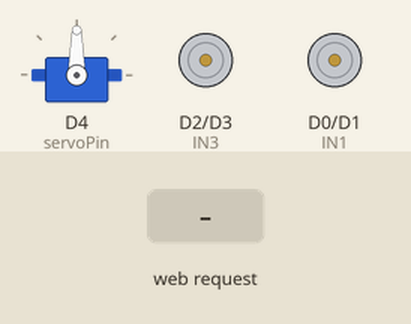
Simulated run of this sketch. Board: ESP8266 (NodeMCU). Parts: servo, motor-driver pin pairs drawn as motors (green arrow = first pin HIGH = forward, orange = second pin HIGH = backward, longer = more drive). The inputs (shaded band) are chosen by the test bench. WiFi joins after 1.5 s; servers stay silent unless stated; what the sketch prints to the serial monitor is not drawn.

Above: at 3.2 s.
3.3 s: HTTP request GET /forward received
At 4.1 s:
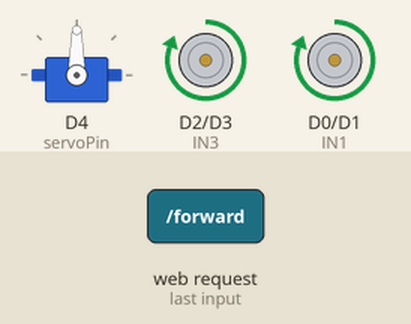
4.8 s: HTTP request GET /backward received
At 5.2 s:
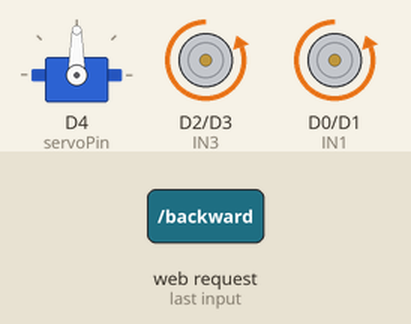
6.3 s: HTTP request GET /left received
At 7.5 s:
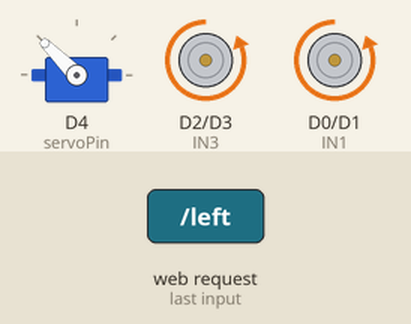
7.8 s: HTTP request GET /stop received
At 8.7 s:
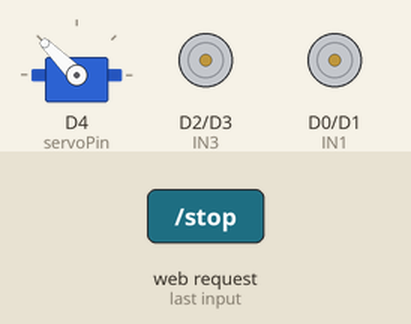
9.3 s: HTTP request GET /right received
At 9.8 s:
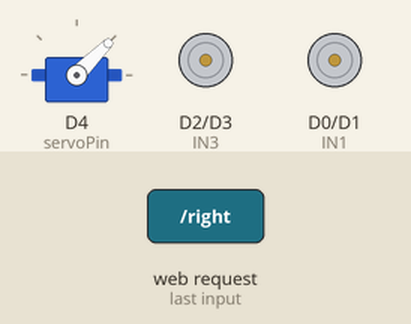
10.8 s: HTTP request GET /forward received
At 12.2 s:
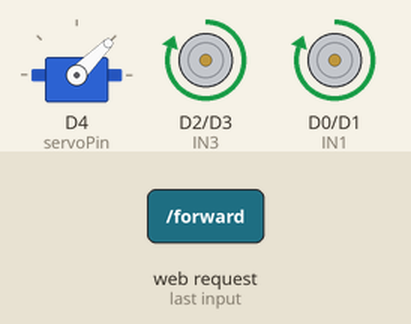
Timing chart, 0 to 13.3 s (numbered marks = the images above; inputs shaded):
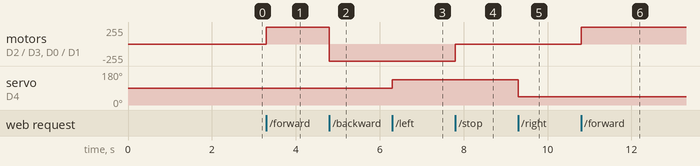

Measured:
- after the input at 3.3 s, motor on D2 (IN3) / D3 (IN4), motor on D0 (IN1) / D1 (IN2): stopped → forward 255/255 at once
- after the input at 4.8 s, motor on D2 (IN3) / D3 (IN4), motor on D0 (IN1) / D1 (IN2): forward 255/255 → backward 255/255 at once
- after the input at 6.3 s, servo on D4 (servoPin): 90° → 135° at once
- after the input at 7.8 s, motor on D2 (IN3) / D3 (IN4), motor on D0 (IN1) / D1 (IN2): backward 255/255 → stopped at once
- after the input at 9.3 s, servo on D4 (servoPin): 135° → 45° at once
- after the input at 10.8 s, motor on D2 (IN3) / D3 (IN4), motor on D0 (IN1) / D1 (IN2): stopped → forward 255/255 at once

The sketch:

araba.ino
```cpp
#include <ESP8266WiFi.h>
#include <ESP8266WebServer.h>
#include <Servo.h>

#define IN1 16
#define IN2 5
#define IN3 4
#define IN4 0

// Wi-Fi bilgileri
const char* ssid = "xxxx";  // Wi-Fi adı
const char* password = "xxxxx";  // Wi-Fi şifresi

ESP8266WebServer server(80);  // Web sunucusu için port numarası (80)

Servo myservo;
int servoPin = D4;  // Servo motor pin tanımlaması


// Motorları durdurma
void stopMotors() {
  digitalWrite(IN1, LOW);
  digitalWrite(IN2, LOW);
  digitalWrite(IN3, LOW);
  digitalWrite(IN4, LOW);
}

// Ön ve arka tekerleri ileri sürmek
void forward() {
  digitalWrite(IN1, HIGH);  // Ön tekerler ileri
  digitalWrite(IN2, LOW);
  digitalWrite(IN3, HIGH);  // Arka tekerler ileri
  digitalWrite(IN4, LOW);
}

// Ön ve arka tekerleri geri sürmek
void backward() {
  digitalWrite(IN1, LOW);
  digitalWrite(IN2, HIGH);  // Ön tekerler geri
  digitalWrite(IN3, LOW);
  digitalWrite(IN4, HIGH);  // Arka tekerler geri
}

// Sağ dönüş (servo ile kontrol)
void turnRight() {
  myservo.write(45);  // Sağ 45 derece
}

// Sol dönüş (servo ile kontrol)
void turnLeft() {
  myservo.write(135);  // Sol 135 derece
}

// Düz sürme (servo ile kontrol)
void straight() {
  myservo.write(90);  // Düz pozisyon
}

// HTML sayfası
String htmlPage = "<html>\
                  <head>\
                    <title>Araba Kontrol</title>\
                    <style>\
                      body { text-align: center; background-color: #f0f0f0; font-family: Arial, sans-serif; }\
                      h1 { color: #333; }\
                      #joystick { width: 200px; height: 200px; background-color: lightgrey; border-radius: 50%; position: relative; margin: 0 auto; }\
                      #stick { width: 50px; height: 50px; background-color: grey; border-radius: 50%; position: absolute; top: 75px; left: 75px; }\
                    </style>\
                  </head>\
                  <body>\
                    <h1>Araba Kontrol</h1>\
                    <div id='joystick'>\
                      <div id='stick'></div>\
                    </div>\
                    <script>\
                      const joystick = document.getElementById('joystick');\
                      const stick = document.getElementById('stick');\
                      let joystickActive = false;\
                      let centerX = joystick.offsetWidth / 2;\
                      let centerY = joystick.offsetHeight / 2;\
                      let command = '';\
                      joystick.addEventListener('touchstart', function(e) {\
                        joystickActive = true;\
                        handleJoystick(e.touches[0].clientX, e.touches[0].clientY);\
                      });\
                      joystick.addEventListener('touchmove', function(e) {\
                        if (joystickActive) {\
                          handleJoystick(e.touches[0].clientX, e.touches[0].clientY);\
                        }\
                      });\
                      joystick.addEventListener('touchend', function(e) {\
                        joystickActive = false;\
                        resetJoystick();\
                        sendCommand('stop');\
                      });\
                      function handleJoystick(x, y) {\
                        const rect = joystick.getBoundingClientRect();\
                        const offsetX = x - rect.left - centerX;\
                        const offsetY = y - rect.top - centerY;\
                        const distance = Math.sqrt(offsetX * offsetX + offsetY * offsetY);\
                        const maxDistance = centerX - stick.offsetWidth / 2;\
                        if (distance < maxDistance) {\
                          stick.style.left = offsetX + centerX - stick.offsetWidth / 2 + 'px';\
                          stick.style.top = offsetY + centerY - stick.offsetHeight / 2 + 'px';\
                        }\
                        if (offsetY < -50) {\
                          sendCommand('forward');\
                        } else if (offsetY > 50) {\
                          sendCommand('backward');\
                        } else if (offsetX < -50) {\
                          sendCommand('left');\
                        } else if (offsetX > 50) {\
                          sendCommand('right');\
                        }\
                      }\
                      function resetJoystick() {\
                        stick.style.left = centerX - stick.offsetWidth / 2 + 'px';\
                        stick.style.top = centerY - stick.offsetHeight / 2 + 'px';\
                      }\
                      function sendCommand(cmd) {\
                        if (cmd !== command) {\
                          command = cmd;\
                          fetch('/' + cmd).then(response => response.text()).then(data => { console.log(data); });\
                        }\
                      }\
                    </script>\
                  </body>\
                </html>";

// Web sunucusuna gelen istekleri işleme
void handleRoot() {
  server.send(200, "text/html", htmlPage);  // HTML sayfasını gönder
}

void handleForward() {
  forward();
  server.send(200, "text/plain", "İleri gidiyor");
}

void handleBackward() {
  backward();
  server.send(200, "text/plain", "Geri gidiyor");
}

void handleStop() {
  stopMotors();
  server.send(200, "text/plain", "Durdu");
}

void handleLeft() {
  turnLeft();
  server.send(200, "text/plain", "Sola dönüyor");
}

void handleRight() {
  turnRight();
  server.send(200, "text/plain", "Sağa dönüyor");
}

void setup() { Serial.begin(9600);
  // Motor pinlerini çıkış olarak ayarla
  pinMode(IN1, OUTPUT);
  pinMode(IN2, OUTPUT);
  pinMode(IN3, OUTPUT);
  pinMode(IN4, OUTPUT);

  // Servo motoru başlat
  myservo.attach(servoPin);
  myservo.write(90);  // İlk pozisyon düz

  // Wi-Fi'ye bağlan
  WiFi.begin(ssid, password);
  while (WiFi.status() != WL_CONNECTED) {
    delay(1000);
    Serial.println("WiFi'ye bağlanılıyor...");
  }
  Serial.println("WiFi'ye bağlandı");
Serial.println(WiFi.localIP());

  // Web sunucusunu başlat
  server.on("/", handleRoot);  // Ana sayfa
  server.on("/forward", handleForward);  // İleri komutu
  server.on("/backward", handleBackward);  // Geri komutu
  server.on("/stop", handleStop);  // Durdurma komutu
  server.on("/left", handleLeft);  // Sol komutu
  server.on("/right", handleRight);  // Sağ komutu
  server.begin();  // Sunucuyu başlat
}

void loop() {
  server.handleClient();  // Gelen istekleri dinle
}
```
